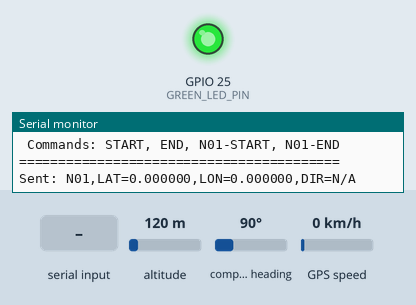
Simulated run of this sketch. Board: ESP32. Parts: output pins drawn as LEDs (lit = HIGH), the last lines printed to the serial monitor. Inputs (shaded band) come from the test bench; at power-on: altitude 120 m, compass heading 90°, GPS speed 0 km/h. The GPS gets a fix after 3 s at 37.7749, -122.4194 with 8 satellites; no radio packets arrive unless stated.

Above: at 2.2 s.
2.3 s: "END\n" received over Serial
At 3.5 s:
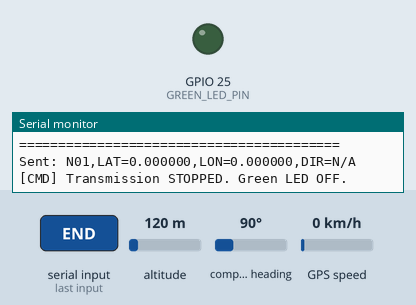
3.8 s: "START\n" received over Serial
At 4.7 s:
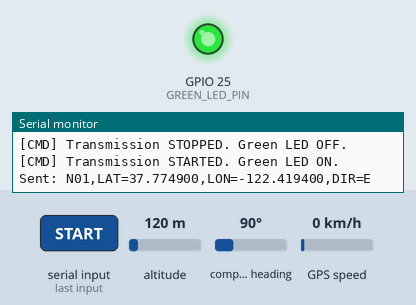
Timing chart, 0 to 6.8 s (numbered marks = the images above; inputs shaded):
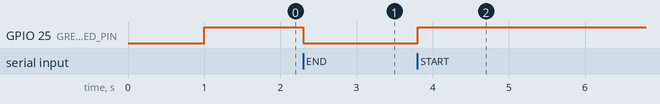

The sketch:

TRANSMITTER.ino
```cpp
#include <SPI.h>
#include <LoRa.h>
#include <TinyGPSPlus.h>

// -------- LoRa Pins (ESP32) --------
#define SS 5
#define RST 14
#define DIO0 26

// -------- GPS Pins (ESP32 Hardware Serial 2) --------
#define GPS_RX 16
#define GPS_TX 17
#define GPS_BAUD 9600
TinyGPSPlus gps;

// -------- Green LED Pin --------
#define GREEN_LED_PIN 25  // Connect a Green LED to GPIO 25

// -------- Transmission Settings --------
String targetUnit = "N01";               // Default target ID
bool isSending = true;                   // Starts sending immediately
unsigned long lastSendTime = 0;
const unsigned long sendInterval = 1000; // Send packet every 1 second

// ========== Convert GPS Course (Degrees) to Cardinal Direction ==========
String getCardinalDirection(double courseDeg) {
  const char* directions[] = {"N", "NE", "E", "SE", "S", "SW", "W", "NW"};
  int index = (int)((courseDeg + 22.5) / 45.0) % 8;
  return String(directions[index]);
}

void setup() {
  Serial.begin(115200);
  delay(1000);

  // Initialize LED
  pinMode(GREEN_LED_PIN, OUTPUT);
  digitalWrite(GREEN_LED_PIN, HIGH); // Turn ON by default

  // Initialize GPS Serial
  Serial2.begin(GPS_BAUD, SERIAL_8N1, GPS_RX, GPS_TX);

  // Initialize LoRa
  SPI.begin(18, 19, 23, SS);
  LoRa.setPins(SS, RST, DIO0);

  if (!LoRa.begin(433E6)) {
    Serial.println("[ERROR] LoRa Initialization FAILED! Check wiring.");
    while (1); // Halt execution if LoRa fails
  }

  Serial.println("=========================================");
  Serial.println(" LoRa GPS Transmitter Ready!");
  Serial.println(" Commands: START, END, N01-START, N01-END");
  Serial.println("=========================================\n");
}

void loop() {
  // -------- 1. Handle Serial Commands --------
  if (Serial.available()) {
    String input = Serial.readStringUntil('\n');
    input.trim();        // Remove spaces and hidden characters
    input.toUpperCase(); // Ensure commands are uppercase

    if (input == "END") {
      isSending = false;
      digitalWrite(GREEN_LED_PIN, LOW); // Turn OFF Green LED
      Serial.println("[CMD] Transmission STOPPED. Green LED OFF.");
    }
    else if (input == "START") {
      isSending = true;
      digitalWrite(GREEN_LED_PIN, HIGH); // Turn ON Green LED
      Serial.println("[CMD] Transmission STARTED. Green LED ON.");
    }
    else {
      int separatorIndex = input.indexOf('-');
      if (separatorIndex != -1) {
        String newTarget = input.substring(0, separatorIndex);
        String command = input.substring(separatorIndex + 1);

        targetUnit = newTarget;

        if (command == "START") {
          isSending = true;
          digitalWrite(GREEN_LED_PIN, HIGH);
          Serial.print("[CMD] Target updated to: "); Serial.println(targetUnit);
          Serial.println("[CMD] Transmission STARTED. Green LED ON.");
        }
        else if (command == "END") {
          isSending = false;
          digitalWrite(GREEN_LED_PIN, LOW);
          Serial.print("[CMD] Target updated to: "); Serial.println(targetUnit);
          Serial.println("[CMD] Transmission STOPPED. Green LED OFF.");
        }
        else {
          Serial.println("[ERROR] Unknown target command. Format: N01-START");
        }
      }
    }
  }

  // -------- 2. Read Incoming GPS Data --------
  while (Serial2.available() > 0) {
    gps.encode(Serial2.read());
  }

  // -------- 3. Send LoRa Packet at Interval --------
  if (isSending && (millis() - lastSendTime >= sendInterval)) {
    lastSendTime = millis();

    String latStr = "0.000000";
    String lonStr = "0.000000";
    String dirStr = "N/A";

    // Process GPS coordinates if a valid lock is found
    if (gps.location.isValid()) {
      double lat = gps.location.lat();
      double lon = gps.location.lng();

      latStr = String(lat, 6);
      lonStr = String(lon, 6);

      // Get movement direction from GPS Course
      if (gps.course.isValid()) {
        dirStr = getCardinalDirection(gps.course.deg());
      }
    }

    // Build the packet format: N01,LAT=9.450060,LON=77.564244,DIR=NW
    String loraPacket = targetUnit + ",LAT=" + latStr + ",LON=" + lonStr + ",DIR=" + dirStr;

    // Transmit over LoRa
    LoRa.beginPacket();
    LoRa.print(loraPacket);
    LoRa.endPacket();

    // Print to Serial Monitor for debugging
    Serial.print("Sent: ");
    Serial.println(loraPacket);
  }
}
```

Measured:
- after the input at 2.3 s, GPIO 25 (GREEN_LED_PIN): HIGH → LOW at once
- after the input at 3.8 s, GPIO 25 (GREEN_LED_PIN): LOW → HIGH at once
